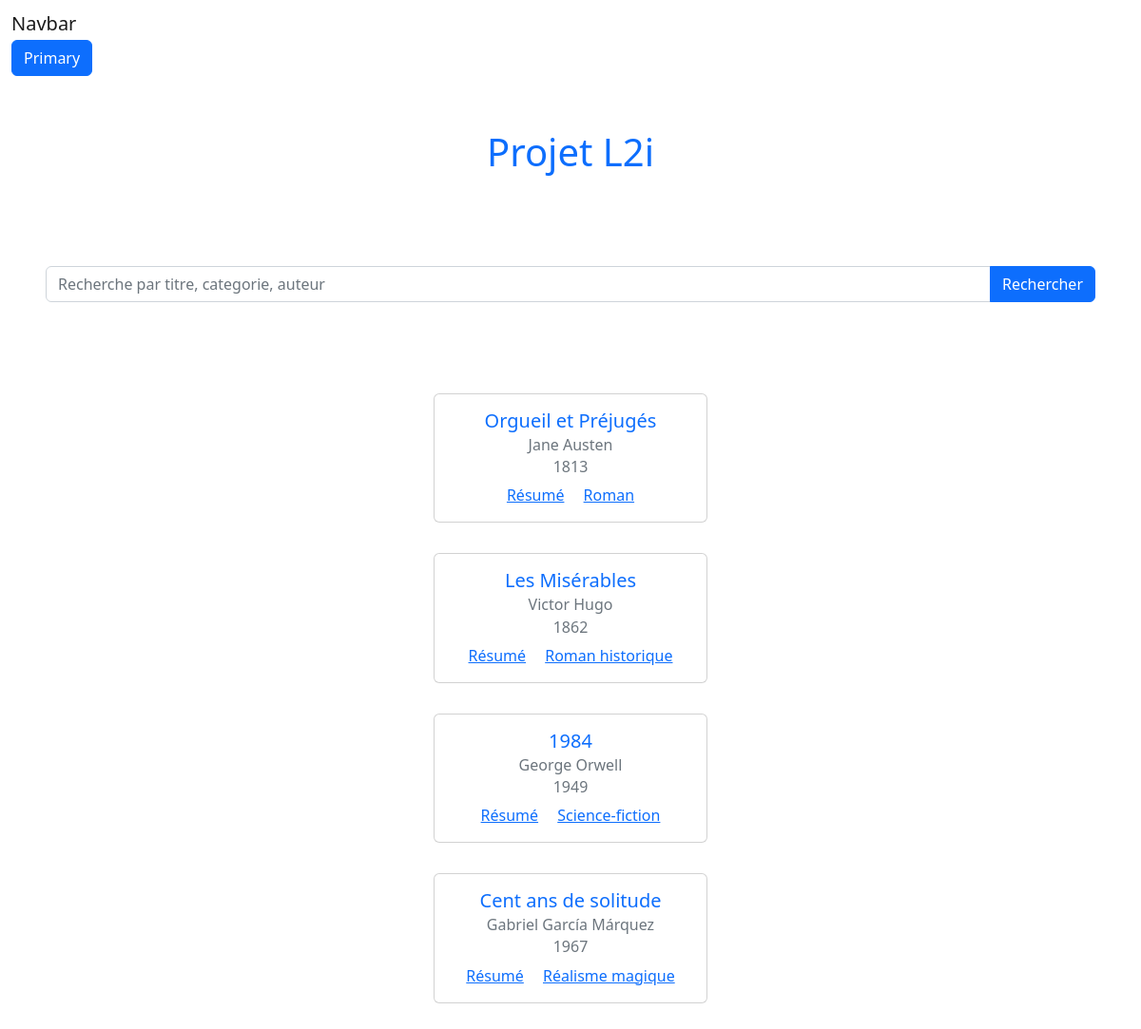
The page / on the database its author committed.
### tables this page shows
CREATE TABLE livres (
    id INT PRIMARY KEY AUTO_INCREMENT,
    titre VARCHAR(30) UNIQUE,
    categorie VARCHAR(30),
    annee_publication INT,
    id_auteur INT,
    id_admin INT,
    CONSTRAINT fk_auteurs_id FOREIGN KEY  (id_auteur) REFERENCES auteurs(id),
    CONSTRAINT fk_administrateurs_id FOREIGN KEY (id_admin) REFERENCES administrateurs(id)
);

CREATE TABLE auteurs (
    id INT PRIMARY KEY AUTO_INCREMENT,
    nom_complet VARCHAR(50),
    nationalite VARCHAR(30)
);

### src/repositories/livre_repository.php (called while the page is built, shortened)
<?php
function find_some($n=10)
{
    $select = "SELECT  l.id, titre, categorie, annee_publication, nom_complet FROM livres l, auteurs a WHERE a.id = l.id_auteur ORDER BY annee_publication LIMIT $n";
    $db = get_connection();
    $req = $db->query($select);
    $req->execute();
    return $req->fetchAll();
}

### src/services/livre_service.php (the view, shortened to what this page needs)
<?php
include_once __DIR__ .  "/../repositories/livre_repository.php";
function cartes_all_livres($n = 10)
{
    $livres = find_some($n);
    return custom_cards($livres);
}
function custom_cards($livres)
{
    $result = "";
    foreach ($livres as $livre) {
        $result .= "<div class='card  my-3' style='width: 18rem;'>
            <div class='card-body'>
                <h5 class='card-title'>$livre[1]</h5>
                <h6 class='card-subtitle mb-2 text-muted'>$livre[4]</h6>
                <h6 class='card-subtitle mb-2 text-muted'>$livre[3]</h6>
                <a href='#' class='card-link'>Résumé</a>
                <a href='#' class='card-link'>$livre[2]</a>
            </div>
        </div>";
    }
    return $result;
}

### index.php (shortened to what this page needs)
<?php
include_once   "./src/services/livre_service.php";
if ($_SERVER["REQUEST_METHOD"] == "GET") {
    $resultat = cartes_all_livres(4);
} else {
    $keyword = $_POST["keyword"];
    $resultat = cartes_some_livres($keyword);
}
?>
<!DOCTYPE html>
<html lang="fr">
<head>
    <link rel="stylesheet" href="./bootstrap.min.css">
</head>
<body>
    <nav class="navbar bg-body-tertiary d-flex">
        <div class="container-fluid">
        <span class="navbar-brand mb-0 h1">Navbar</span>
        </div>
        <div class="container-fluid">
            <button type="button" class="btn btn-primary">Primary</button>
        </div>
    </nav>
    <h1 class="text-center text-primary my-5">Projet L2i</h1>
        <form  class="d-flex p-5" role="search" method="POST">
            <div class="input-group mb-3 col-4">
                <input type="text" name ="keyword" class="form-control" placeholder="Recherche par titre, categorie, auteur">
                <button  class="btn btn-primary" type="submit" >Rechercher</button>
            </div>
        </form>
    <div class="text-center text-primary my-3 d-flex align-items-center flex-column">
            <?= $resultat ?>
    </div>
</body>
</html>

### rows shown on the page
livres: titre "Orgueil et Préjugés", id_auteur.nom_complet "Jane Austen", annee_publication "1813", categorie "Roman"
livres: titre "Les Misérables", id_auteur.nom_complet "Victor Hugo", annee_publication "1862", categorie "Roman historique"
livres: titre "1984", id_auteur.nom_complet "George Orwell", annee_publication "1949", categorie "Science-fiction"
livres: titre "Cent ans de solitude", id_auteur.nom_complet "Gabriel García Márquez", annee_publication "1967", categorie "Réalisme magique"
